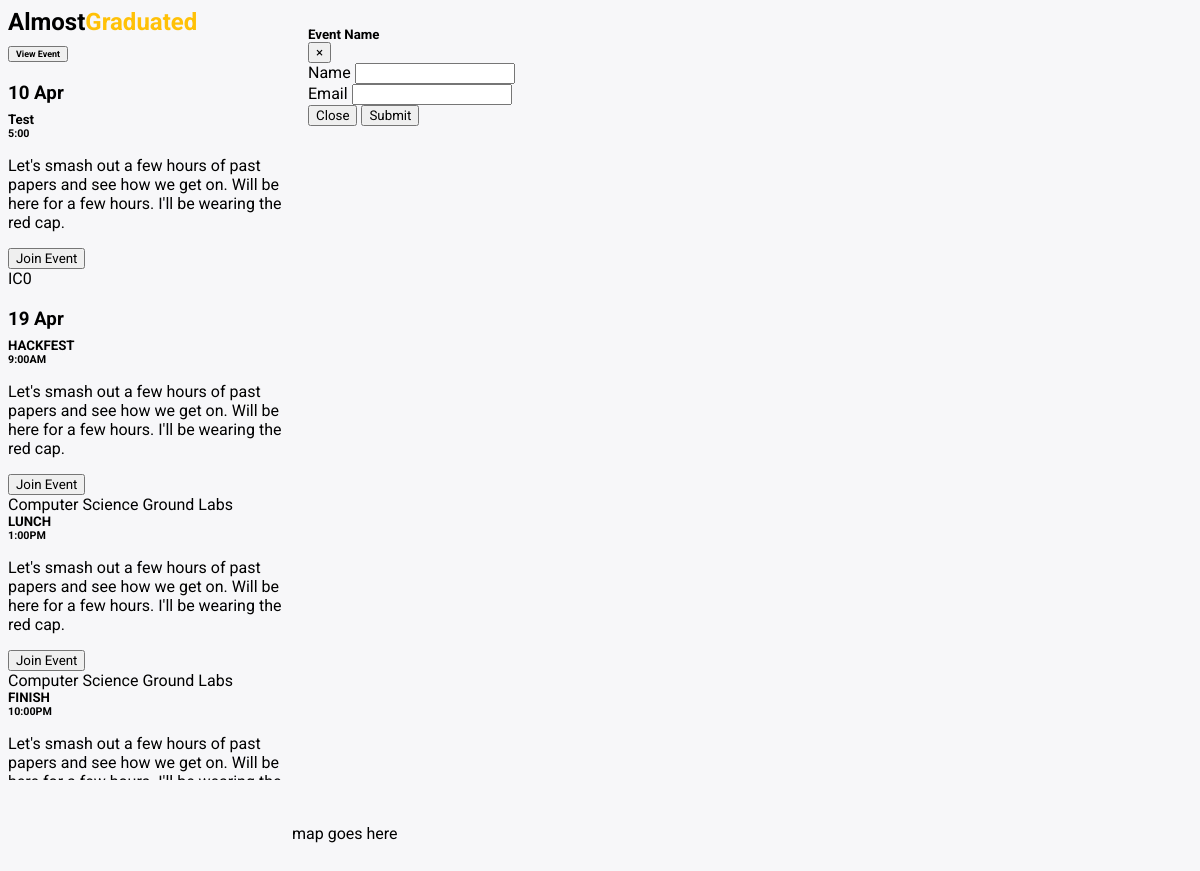
The page / on the database its author committed.
### tables this page shows
CREATE TABLE "Event" (
	`ID`	INTEGER PRIMARY KEY AUTOINCREMENT,
	`Name`	TEXT NOT NULL,
	`Time`	TEXT NOT NULL,
	`Date`	TEXT,
	`Users`	TEXT NOT NULL,
	`StudyArea`	INTEGER NOT NULL,
	`Description`	TEXT
);

CREATE TABLE "StudyArea" (
	`ID`	INTEGER PRIMARY KEY AUTOINCREMENT,
	`Name`	TEXT NOT NULL,
	`Longitude`	TEXT NOT NULL,
	`Latitude`	TEXT NOT NULL
);

### __init__.py (the view)
@app.route('/')
def index():
    try:
        db = database.db('StudyGroups.db')
        lookup = db.event_lookup
        Events = db.get_all_events()
        Length = len(Events)
        options = db.get_study_areas()
        return render_template('index.html',lenght=Length, Events=Events, lookup=lookup, options=options[0:9])
    except Exception as e:
        print(str(e))
    finally:
        db.close()

### database.py (called while the page is built)
	def get_all_events(self):
		data = self.cursor.execute("SELECT * FROM Event").fetchall()
		data.sort(key=lambda tup: datetime.strptime(tup[3],'%d %b'))
		new_data = [[data[0]]]
		data.pop(0)
		for i in data:
			if i[3] == new_data[len(new_data)-1][0][3]:
				new_data[len(new_data)-1].append(i)
			else:
				new_data.append([i])
		for i in new_data:
			i.sort()
		return new_data

	def event_lookup(self, id):
		return self.cursor.execute("SELECT Name FROM StudyArea WHERE ID=?",(id,)).fetchone()[0]

	def get_study_areas(self):
		return self.cursor.execute("SELECT Name FROM StudyArea").fetchall()

	def close(self):
		self.cursor.close()
		self.conn.close()

### templates/index.html (shortened to what this page needs)
﻿<!DOCTYPE html>
<html>
<head>
    <link rel="stylesheet" type="text/css" href="../static/css/style.css">
    <link rel="stylesheet"
          href="https://unpkg.com/bootstrap-material-design@4.1.1/dist/css/bootstrap-material-design.min.css"
>
    <link rel="stylesheet" type="text/css" href="../static/css/style.css">
    <link rel="stylesheet" type="text/css" href="/css/style.css">
</head>
<body style="background: #F7F7F9">
<div class="left-container">
    <div class="card">
        <h2 class="card-header" style="alignment: center">Almost<span class="highlight">Graduated</span></h2>
    </div>
    <div class="panel-group" id="accordion">
        <div class="card">
            <div class="card-header" id="headingOne">
                <h5 class="mb-0">
                    <button class="btn btn-link" data-toggle="collapse" data-target="#collapseOne" aria-expanded="true"
                            aria-controls="collapseOne">
                        <h6>View Event</h6>
                    </button>
                </h5>
            </div>
            <div id="collapseOne" class="collapse show" aria-labelledby="headingOne" data-parent="#accordion">
                <div class="card-body" style="padding-bottom: 90px; background: #F7F7F9">
                    {% for i in range(lenght) %}
                    <h3 class="eventHeader">{{Events[i][0][3]}}</h3>
                    {% for event in Events[i] %}
                    <div class="card" onclick="get_marker({{event[0]}})" style="width: 18rem;">
                        <div class="card-body">
                            <h5 class="card-title">{{event[1]}}</h5>
                            <h6 class="card-subtitle mb-2 text-muted">{{event[2]}}</h6>
                            <p class="card-text">Let's smash out a few hours of past papers and see how we get on. Will
                                be here for a few hours. I'll be wearing the red cap.</p>
                            <button type="button" class="btn btn-primary btn-raised btn-sm" data-target="#eventRegisterModal" data-toggle="modal">Join Event</button>
                            <div class="card-footer text-muted text-center">
                                {{lookup(event[5])}}
                            </div>
                        </div>
                    </div>
                    {% endfor %}
                    {% endfor %}
                </div>
            </div>
        </div>
    </div>
</div>
<div class="modal fade" id="eventRegisterModal" tabindex="-1" role="dialog" aria-labelledby="exampleModalLabel"
     aria-hidden="true">
    <div class="modal-dialog" role="document">
        <div class="modal-content">
            <div class="modal-header">
                <h5 class="modal-title" id="exampleModalLabel">Event Name</h5>
                <button type="button" class="close" data-dismiss="modal" aria-label="Close">
                    <span aria-hidden="true">&times;</span>
                </button>
            </div>
            <div class="modal-body">
                <div class="form-group">
                    <label for="nameModal" class="bmd-label-floating">Name</label>
                    <input type="text" class="form-control" id="nameModal">
                </div>
                <div class="form-group">
                    <label for="registerEmail" class="bmd-label-floating">Email</label>
                    <input type="email" class="form-control" id="registerEmail">
                </div>
            </div>
            <div class="modal-footer">
                <button type="button" class="btn btn-secondary" data-dismiss="modal">Close</button>
                <button type="button" class="btn btn-primary">Submit</button>
            </div>
        </div>
    </div>
</div>
<section id="map">
    <p>map goes here</p>
</section>
</body>
</html>

### static/css/style.css (style rules this page uses)
.highlight { color: #FFC107 }
body { background-color: #f4f4f4; }
.card { position: relative; top: 0; width: 25vw; }
.panel-group { float: left; width: 25vw; height: 93vh; overflow: scroll; padding-top: 10px; }
.left-container { float: left; width: 25vw; height: 100vh; }
#map { height: 100vh; width: 75vw; float: right; }
*, *:before, *:after { -moz-box-sizing: border-box; -webkit-box-sizing: border-box; box-sizing: border-box; font-family: 'Roboto', 'sans-serif'; }
h1, h2, h3, h4, h5, h6 { margin: 0; padding: 0; }
.eventHeader { padding-top: 20px; padding-bottom: 8px }

### rows shown on the page
Event: Date "10 Apr", Name "Test", Time "5:00", StudyArea.Name "IC0"
Event: Date "19 Apr", {{ event[0] }} 1 (drawn), Name "HACKFEST", Time "9:00AM", StudyArea.Name "Computer Science Ground Labs"
Event: Name "LUNCH", Time "1:00PM", StudyArea.Name "Computer Science Ground Labs"
Event: Name "FINISH", Time "10:00PM"
